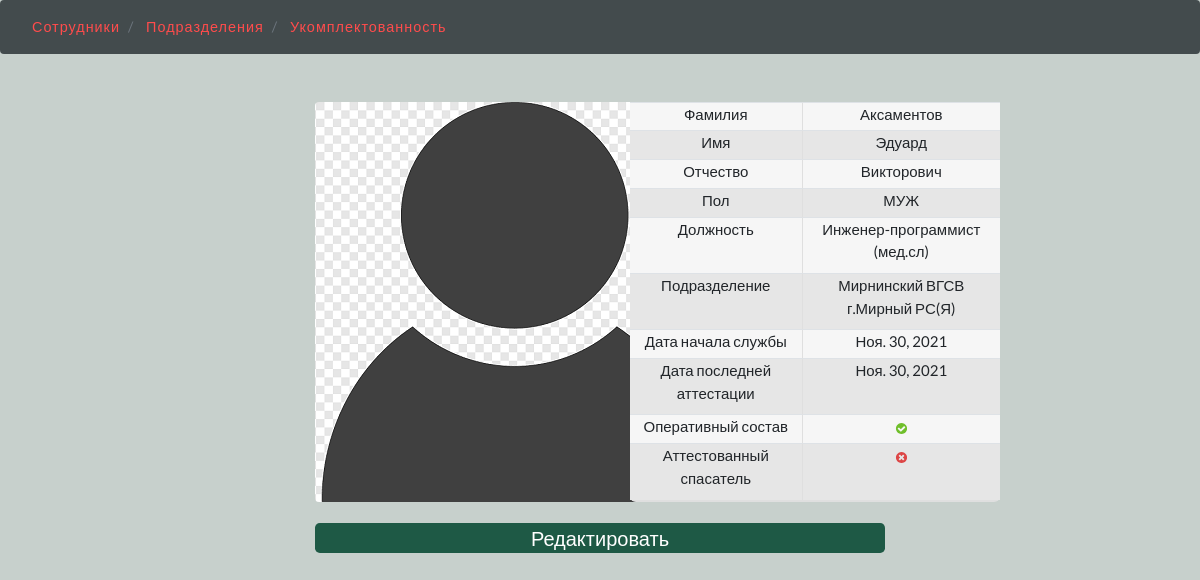
The app's page /worker/2/ with its own data.
### rescuers/apps/workers/models.py (models this page shows, shortened)
class Worker(models.Model):
    surname = models.CharField('Фамилия', max_length=30, blank=True)
    name = models.CharField('Имя', max_length=30)
    lastname = models.CharField('Отчество', max_length=30, blank=True)
    SEX_CHOICES = (('МУЖ', 'МУЖ'),
                   ('ЖЕН', 'ЖЕН'))
    sex = models.CharField('Пол', max_length=6, choices=SEX_CHOICES, default='МУЖ', blank=True)
    post = models.ForeignKey(Post, verbose_name='Должность', on_delete=models.SET_NULL,
                             blank=True, null=True, related_name='post_workers')
    division = models.ForeignKey(Division, verbose_name='Подразделение', on_delete=models.SET_NULL,
                                 blank=True, null=True, related_name='division_workers')
    date_beginning = models.DateField('Время начала службы')
    date_attestation = models.DateField('Дата последней аттестации', blank=True, default=None, null=True)
    on_duty = models.BooleanField('Фактическое нахождение на службе', blank=True, default=True, null=True)
    photo = models.ImageField('Фото', blank=True, default='', upload_to='workers/')
    attestated = models.BooleanField('Аттестован', blank=True, default=False, null=True)
    class Meta:
        verbose_name = "Сотрудник"
        verbose_name_plural = "Сотрудники"

class Post(models.Model):
    name = models.CharField('Наименование', max_length=100)
    operative = models.BooleanField('Принадлежность к оперативному составу')
    rescuer = models.BooleanField('Принадлежность к аттестованным спасателям')
    attestation_period = models.CharField('Время между аттестациями для должности(если необходимо)', max_length=20)
    SERVICE_CHOICES = (
                       ('мед', 'мед'),
                       ('проф', 'проф'),
                       ('опер', 'опер'),
                       )
    service_in_name = models.CharField('Служба (для вывода в названии должности)',help_text='Добавить при необходимости', choices=SERVICE_CHOICES, max_length=12, blank=True, default='')
    priority = models.PositiveSmallIntegerField('Приоритет вывода в списке', blank=True, default=9,
                                                help_text="Для командира отряда- 1; "
                                                          "Для зам.ком. отряда - 2; "
                                                          "Для пом.ком. отряда - 3; "
                                                          "Для ком. взвода     - 4; "
                                                          "Для зам.ком.взвода  - 5; "
                                                          "Для пом.ком. взвода - 6; "
                                                          "Для ком.отдел.      - 7; "
                                                          "Для респираторщика  - 8; "
                                                          "Для остальных по умолчанию - 9.")
    service = models.ForeignKey(Service, on_delete=models.SET_NULL, null=True,
                                blank=True, default=None, related_name='service_posts')
    def __str__(self):
        if self.service_in_name:
            return f"{self.name} ({self.service_in_name}.сл)"
        else:
            return f"{self.name}"
    class Meta:
        verbose_name = "Должность"
        verbose_name_plural = "Должности"

class Division(models.Model):
    name = models.CharField('Наименование', max_length=100)
    standard_size = models.PositiveSmallIntegerField('Штатный размер')
    def __str__(self):
        return f"{self.name}"
    class Meta:
        verbose_name = "Подразделение"
        verbose_name_plural = "Подразделения"

### rescuers/apps/workers/views.py (the view)
# urls.py: path('worker/<int:pk>/', WorkerDetailView.as_view(), name='worker_detail'),
class WorkerDetailView(DetailView):
    model = Worker
    slug_field = 'id'

### rescuers/templates/workers/worker_detail.html (shortened to what this page needs)
{% extends 'workers/base.html' %}
{% load static %}
{% block divisions %}
<div class="row justify-content-start">
    <div class="col-lg-3 offset-lg-3">
        {% if worker.photo %}
        <img src="{{ worker.photo.url }}" alt="" class="worker_photo">
        {% else %}
        <img src="{% static 'images/empty_photo.png' %}" alt="" class="worker_photo">
        {% endif %}
    </div>
    <div class="col-lg-4 ">
        <table class="table" id="worker_tab">
            <tbody>
            <tr>
                <td>Фамилия</td>
                <td>{{ worker.surname }}</td>
            </tr>
            <tr>
                <td>Имя</td>
                <td>{{ worker.name }}</td>
            </tr>
            <tr>
                <td>Отчество</td>
                <td>{{ worker.lastname }}</td>
            </tr>
            <tr>
                <td>Пол</td>
                <td>{{ worker.sex }}</td>
            </tr>
            <tr>
                <td>Должность</td>
                <td>{{ worker.post }}</td>
            </tr>
            <tr>
                <td>Подразделение</td>
                <td>{{ worker.division }}</td>
            </tr>
            <tr>
                <td>Дата начала службы</td>
                <td>{{ worker.date_beginning}}</td>
            </tr>
            <tr>
                <td>Дата последней аттестации</td>
                <td>{{ worker.date_attestation }}</td>
            </tr>
            <tr>
                <td>Оперативный состав</td>
                <td>{% if worker.post.operative %}<image src="{% static 'images/icon-True.svg' %}"></image>
                    {% else %}<image src="{% static 'images/icon-False.svg' %}"></image>{% endif %}</td>
            </tr>
            <tr>
                <td>Аттестованный спасатель</td>
                <td>{% if worker.post.rescuer %}<image src="{% static 'images/icon-True.svg' %}"></image>
                    {% else %}<image src="{% static 'images/icon-False.svg' %}"></image>{% endif %}</td>
            </tr>
            </tbody>
        </table>
    </div>
    <div class="col-lg-6 offset-lg-3">
    <a class="work_btn" href="{% url 'workers:edit_worker' worker.id %}">Редактировать</a>
    </div>
</div>
{% endblock divisions %}

### static/css/style.css (style rules this page uses)
html, body { margin: 0; font-size: 100%; background: #C7D0CC; font-family: 'Lato', sans-serif; scroll-behavior: smooth; }
body a { text-decoration: none; transition: 0.5s all; -webkit-transition: 0.5s all; -moz-transition: 0.5s all; -o-transition: 0.5s all; -ms-transition: 0.5s all; }
body img { border-radius: 4px; -webkit-border-radius: 4px; -o-border-radius: 4px; -moz-border-radius: 4px; -ms-border-radius: 4px; }
.work_btn { display: block; width: 100%; text-align: center; margin: 5px 0px; background-color: #1E5945; border-radius: 0.3rem; font-size: 20px; color: white; }

### static/css/tables.css (style rules this page uses)
table { width: 95%; text-align: center; border-bottom: 2px solid #dfdfdf; border-radius: 6px; border-collapse: separate; border-spacing: 0px; font-size:15px; margin-bottom: 0px; !important }
table tr td { border-right: 1px solid #dfdfdf; height: 14px; }
table tr td:last-child { border-right: 0px; }
table tbody tr:nth-child(1n) { background: #f6f6f6; }
table tbody tr:nth-child(2n) { background: #e6e6e6; }
.table tbody tr td, .table tbody tr th { height: 16px; padding:0 3px }
#worker_tab { width:400px; height:400px; margin-left: 15px; }
.worker_photo { width:400px; height:400px; }

### records on screen
Worker: surname "Аксаментов", name "Эдуард", lastname "Викторович", sex "МУЖ", post "Инженер-программист (мед.сл)", division "Мирнинский ВГСВ г.Мирный РС(Я)", date_beginning "Ноя. 30, 2021", date_attestation "Ноя. 30, 2021"
